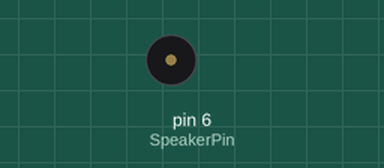
The sketch below on a simulated Arduino Uno, built with avr-gcc and run on an emulated ATmega328P. On the bench: buzzer (waves = sounding).

Above: at 0.18 s.
At 39.84 s:
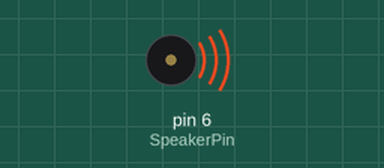
Timing chart, 0 to 40.0 s (numbered marks = the images above):
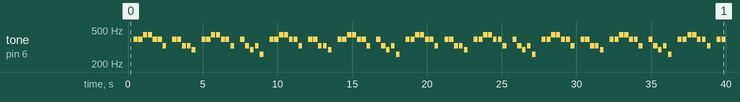

The sketch:

MyTone_used_millis.ino
```cpp
#include "pitches.h"

/*global value define*/
int SpeakerPin=6, g_cnt=0, g_CutMelody=325;
int g_Melody[] = { // 학교종 멜로디. 0은 쉼표
NOTE_G4, NOTE_G4, NOTE_A4, NOTE_A4, NOTE_G4, NOTE_G4, NOTE_E4, 0,
NOTE_G4, NOTE_G4, NOTE_E4, NOTE_E4, NOTE_D4, 0,
NOTE_G4, NOTE_G4, NOTE_A4, NOTE_A4, NOTE_G4, NOTE_G4, NOTE_E4, 0,
NOTE_G4, NOTE_E4, NOTE_D4, NOTE_E4, NOTE_C4, 0
};

unsigned long g_prevTime=0, g_curTime=0;


/*function Prototype define*/
void ToneInit(int Pin);
void Tone(int Pin, int Frequency, int Time);

void setup() {
  // put your setup code here, to run once:
ToneInit(6);
Serial.begin(9600);
}

void loop() {
  // put your main code here, to run repeatedly:
    g_curTime=millis();
    if(g_cnt>=28)
    {
    g_cnt=0;
    }

    if(g_curTime-g_prevTime >=g_CutMelody)
    {
    g_prevTime=g_curTime;
    Tone(SpeakerPin, g_Melody[g_cnt], 250);
   g_cnt++;
    }
}

void ToneInit(int Pin)
{
    pinMode(Pin, OUTPUT);
}

void Tone(int Pin, int Frequency, int Time)
{
    unsigned long DelayTime, LoopStart=0, LoopEnd=0;

    DelayTime=(1000000/Frequency)/2;

    LoopStart=millis();
    LoopEnd=LoopStart;

    while( LoopEnd-LoopStart < (Time) )
    {
    digitalWrite(Pin, 1);
    delayMicroseconds(DelayTime);

    digitalWrite(Pin, 0);
    delayMicroseconds(DelayTime);
    LoopEnd=millis();
    //Serial.println(LoopEnd-LoopStart);
    }

    digitalWrite(Pin, 0);
}
```

pitches.h
```cpp
/*************************************************
 * Public Constants
 *************************************************/

#define NOTE_B0  31
#define NOTE_C1  33
#define NOTE_CS1 35
#define NOTE_D1  37
#define NOTE_DS1 39
#define NOTE_E1  41
#define NOTE_F1  44
#define NOTE_FS1 46
#define NOTE_G1  49
#define NOTE_GS1 52
#define NOTE_A1  55
#define NOTE_AS1 58
#define NOTE_B1  62
#define NOTE_C2  65
#define NOTE_CS2 69
#define NOTE_D2  73
#define NOTE_DS2 78
#define NOTE_E2  82
#define NOTE_F2  87
#define NOTE_FS2 93
#define NOTE_G2  98
#define NOTE_GS2 104
#define NOTE_A2  110
#define NOTE_AS2 117
#define NOTE_B2  123
#define NOTE_C3  131
#define NOTE_CS3 139
#define NOTE_D3  147
#define NOTE_DS3 156
#define NOTE_E3  165
#define NOTE_F3  175
#define NOTE_FS3 185
#define NOTE_G3  196
#define NOTE_GS3 208
#define NOTE_A3  220
#define NOTE_AS3 233
#define NOTE_B3  247
#define NOTE_C4  262
#define NOTE_CS4 277
#define NOTE_D4  294
#define NOTE_DS4 311
#define NOTE_E4  330
#define NOTE_F4  349
#define NOTE_FS4 370
#define NOTE_G4  392
#define NOTE_GS4 415
#define NOTE_A4  440
#define NOTE_AS4 466
#define NOTE_B4  494
#define NOTE_C5  523
#define NOTE_CS5 554
#define NOTE_D5  587
#define NOTE_DS5 622
#define NOTE_E5  659
#define NOTE_F5  698
#define NOTE_FS5 740
#define NOTE_G5  784
#define NOTE_GS5 831
#define NOTE_A5  880
#define NOTE_AS5 932
#define NOTE_B5  988
#define NOTE_C6  1047
#define NOTE_CS6 1109
#define NOTE_D6  1175
#define NOTE_DS6 1245
#define NOTE_E6  1319
#define NOTE_F6  1397
#define NOTE_FS6 1480
#define NOTE_G6  1568
#define NOTE_GS6 1661
#define NOTE_A6  1760
#define NOTE_AS6 1865
#define NOTE_B6  1976
#define NOTE_C7  2093
#define NOTE_CS7 2217
#define NOTE_D7  2349
#define NOTE_DS7 2489
#define NOTE_E7  2637
#define NOTE_F7  2794
#define NOTE_FS7 2960
#define NOTE_G7  3136
#define NOTE_GS7 3322
#define NOTE_A7  3520
#define NOTE_AS7 3729
#define NOTE_B7  3951
#define NOTE_C8  4186
#define NOTE_CS8 4435
#define NOTE_D8  4699
#define NOTE_DS8 4978
```

Measured:
- by itself, tone on pin 6 (SpeakerPin): plays 391 Hz for 0.28 s, 391 Hz for 0.28 s, 438 Hz for 0.28 s, 438 Hz for 0.28 s, 391 Hz for 0.28 s, 391 Hz for 0.28 s … (105 notes in this stretch)
